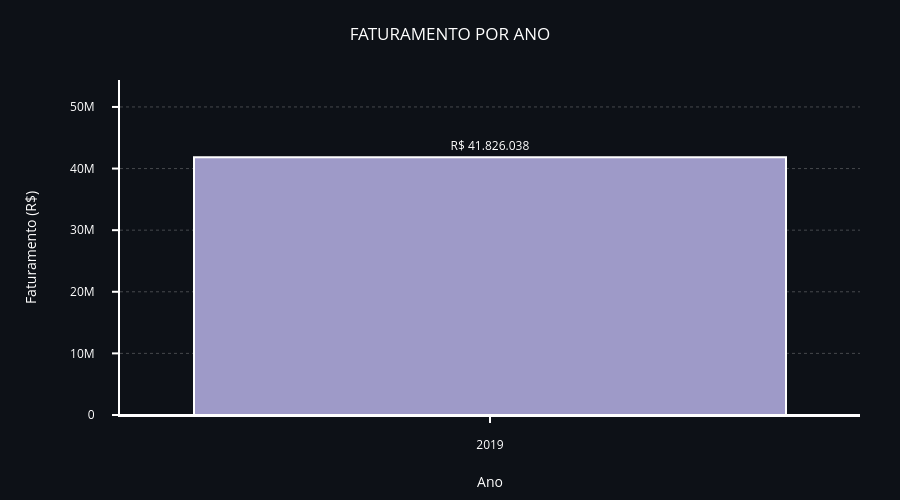

Notebook code for this chart:
### Markdown cell above
## 📆 Faturamento por Ano

Comparação do desempenho anual.

### Code cell
valores_formatados_ano = [
    f"R$ {v:,.0f}".replace(",", ".")
    for v in analise_ano.values
]

#Gráfico de barras para faturamento por ano
fig_ano = px.bar(
    x=analise_ano.index.astype(str),
    y=analise_ano.values,
    text=valores_formatados_ano,
    title="FATURAMENTO POR ANO",
    labels={'x': 'Ano', 'y': 'Faturamento (R$)'},
    color=analise_ano.values,
    color_continuous_scale='Purples',
    height=500
)

fig_ano.update_traces(
    textposition='outside',
    textfont=dict(size=12, color='white'),
    marker=dict(line=dict(color='white', width=2)),
    cliponaxis=False,
    hovertemplate="Ano: %{x}<br>Faturamento: %{customdata}<extra></extra>",
    customdata=valores_formatados_ano
)

fig_ano.update_yaxes(
    range=[0, analise_ano.max() * 1.3],  
    color='white',

    showline=True,
    linecolor='white',
    linewidth=2,

    showgrid=True,
    gridcolor='rgba(200,200,200,0.3)',
    griddash='dot',

    ticks="outside",
    ticklen=6,
    tickwidth=2,

    ticklabelstandoff=15,
    title_standoff=30,

    automargin=True
)

fig_ano.update_xaxes(
    color='white',
    showline=True,
    linecolor='white',
    linewidth=2,

    ticks="outside",
    ticklen=6,
    tickwidth=2,

    ticklabelstandoff=12,
    title_standoff=25
)

fig_ano.update_layout(
    margin=dict(l=120, r=40, t=80, b=80),
    plot_bgcolor='#0d1117',
    paper_bgcolor='#0d1117',
    font=dict(color='white'),
    title_x=0.5,
    coloraxis_showscale=False,

    hoverlabel=dict(
        bgcolor="black",
        font_size=12,
        font_color="white"
    )
)

fig_ano.show()

### Figure 1 — Plotly figure (JSON) as saved in the notebook; plotly's stock layout.template omitted (floating-point values rounded to 4 significant figures)
{"data": [{"alignmentgroup": "True", "cliponaxis": false, "customdata": ["R$ 41.826.038"], "hovertemplate": "Ano: %{x}<br>Faturamento: %{customdata}<extra></extra>", "legendgroup": "", "marker": {"color": [41826038], "coloraxis": "coloraxis", "line": {"color": "white", "width": 2}, "pattern": {"shape": ""}}, "name": "", "offsetgroup": "", "orientation": "v", "showlegend": false, "text": ["R$ 41.826.038"], "textfont": {"color": "white", "size": 12}, "textposition": "outside", "type": "bar", "x": ["2019"], "xaxis": "x", "y": [41826038], "yaxis": "y"}], "layout": {"barmode": "relative", "coloraxis": {"colorbar": {"title": {"text": "color"}}, "colorscale": [[0, "rgb(252,251,253)"], [0.125, "rgb(239,237,245)"], [0.25, "rgb(218,218,235)"], [0.375, "rgb(188,189,220)"], [0.5, "rgb(158,154,200)"], [0.625, "rgb(128,125,186)"], [0.75, "rgb(106,81,163)"], [0.875, "rgb(84,39,143)"], [1, "rgb(63,0,125)"]], "showscale": false}, "font": {"color": "white"}, "height": 500, "hoverlabel": {"bgcolor": "black", "font": {"color": "white", "size": 12}}, "legend": {"tracegroupgap": 0}, "margin": {"b": 80, "l": 120, "r": 40, "t": 80}, "paper_bgcolor": "#0d1117", "plot_bgcolor": "#0d1117", "title": {"text": "FATURAMENTO POR ANO", "x": 0.5}, "xaxis": {"anchor": "y", "color": "white", "domain": [0, 1], "linecolor": "white", "linewidth": 2, "showline": true, "ticklabelstandoff": 12, "ticklen": 6, "ticks": "outside", "tickwidth": 2, "title": {"standoff": 25, "text": "Ano"}}, "yaxis": {"anchor": "x", "automargin": true, "color": "white", "domain": [0, 1], "gridcolor": "rgba(200,200,200,0.3)", "griddash": "dot", "linecolor": "white", "linewidth": 2, "range": [0, 54370000.0], "showgrid": true, "showline": true, "ticklabelstandoff": 15, "ticklen": 6, "ticks": "outside", "tickwidth": 2, "title": {"standoff": 30, "text": "Faturamento (R$)"}}}}
